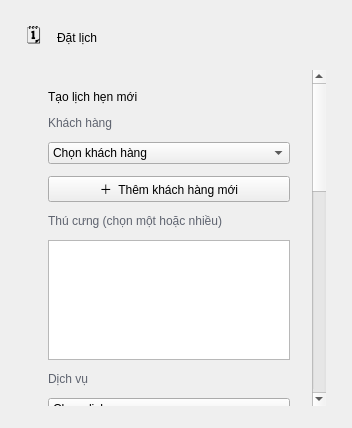
<?xml version="1.0" encoding="UTF-8"?>
<ui version="4.0">
 <class>AppointmentsPage</class>
 <widget class="QWidget" name="AppointmentsPage">
  <property name="styleSheet">
   <string notr="true">QFrame#createCard, QFrame#recentCard{
background: qlineargradient(x1:0, y1:0, x2:1, y2:1, stop:0 #FFFFFF, stop:0.6 #F6FAFF, stop:1 #FFF3F8);
border: 1px solid #D6E2F7;
border-radius: 16px;
}
QTableWidget QComboBox{
border-radius: 8px;
padding: 4px 28px 4px 10px;
min-height: 30px;
}
QTableWidget QComboBox QAbstractItemView{
min-width: 260px;
padding: 4px 0px;
}
QScrollArea{border: 0px; background: transparent;}
QScrollArea > QWidget > QWidget{background: transparent;}</string>
  </property>
  <layout class="QVBoxLayout" name="verticalLayout">
   <property name="leftMargin">
    <number>26</number>
   </property>
   <property name="topMargin">
    <number>22</number>
   </property>
   <property name="rightMargin">
    <number>26</number>
   </property>
   <property name="bottomMargin">
    <number>22</number>
   </property>
   <property name="spacing">
    <number>16</number>
   </property>
   <item>
    <layout class="QHBoxLayout" name="headerLayout">
     <item>
      <widget class="QLabel" name="headerEmoji">
       <property name="text">
        <string>🗓️</string>
       </property>
       <property name="styleSheet">
        <string notr="true">font-size: 18px;</string>
       </property>
      </widget>
     </item>
     <item>
      <widget class="QLabel" name="PageTitle">
       <property name="objectName">
        <string>PageTitle</string>
       </property>
       <property name="text">
        <string>Đặt lịch</string>
       </property>
      </widget>
     </item>
     <item>
      <spacer name="horizontalSpacer">
       <property name="orientation">
        <enum>Qt::Horizontal</enum>
       </property>
       <property name="sizeHint" stdset="0">
        <size>
         <width>40</width>
         <height>20</height>
        </size>
       </property>
      </spacer>
     </item>
    </layout>
   </item>
   <item>
    <widget class="QScrollArea" name="appointmentsScrollArea">
     <property name="sizePolicy">
      <sizepolicy hsizetype="Expanding" vsizetype="Expanding">
       <horstretch>0</horstretch>
       <verstretch>1</verstretch>
      </sizepolicy>
     </property>
     <property name="widgetResizable">
      <bool>true</bool>
     </property>
     <property name="frameShape">
      <enum>QFrame::NoFrame</enum>
     </property>
     <property name="horizontalScrollBarPolicy">
      <enum>Qt::ScrollBarAsNeeded</enum>
     </property>
     <property name="verticalScrollBarPolicy">
      <enum>Qt::ScrollBarAsNeeded</enum>
     </property>
     <widget class="QWidget" name="scrollAreaWidgetContents">
      <layout class="QVBoxLayout" name="scrollVerticalLayout">
       <property name="spacing">
        <number>16</number>
       </property>
       <property name="leftMargin">
        <number>0</number>
       </property>
       <property name="topMargin">
        <number>0</number>
       </property>
       <property name="rightMargin">
        <number>0</number>
       </property>
       <property name="bottomMargin">
        <number>8</number>
       </property>
       <item>
    <widget class="QFrame" name="createCard">
     <property name="objectName">
      <string>createCard</string>
     </property>
     <layout class="QVBoxLayout" name="createLayout">
      <property name="leftMargin">
       <number>22</number>
      </property>
      <property name="topMargin">
       <number>20</number>
      </property>
      <property name="rightMargin">
       <number>22</number>
      </property>
      <property name="bottomMargin">
       <number>20</number>
      </property>
      <property name="spacing">
       <number>12</number>
      </property>
      <item>
       <widget class="QLabel" name="createTitle">
        <property name="text">
         <string>Tạo lịch hẹn mới</string>
        </property>
        <property name="styleSheet">
         <string notr="true">font: 800 10pt "Segoe UI";</string>
        </property>
       </widget>
      </item>
      <item>
       <widget class="QLabel" name="labelCustomer">
        <property name="text">
         <string>Khách hàng</string>
        </property>
        <property name="styleSheet">
         <string notr="true">color: rgba(15,23,42,0.65); font: 700 9pt "Segoe UI";</string>
        </property>
       </widget>
      </item>
      <item>
       <widget class="QComboBox" name="customerCombo">
        <item>
         <property name="text">
          <string>Chọn khách hàng</string>
         </property>
        </item>
       </widget>
      </item>
      <item>
       <widget class="QPushButton" name="addNewCustomerButton">
        <property name="objectName">
         <string>PrimaryButton</string>
        </property>
        <property name="text">
         <string>＋  Thêm khách hàng mới</string>
        </property>
        <property name="toolTip">
         <string>Thêm khách hàng mới kèm thú cưng</string>
        </property>
        <property name="cursor">
         <cursorShape>PointingHandCursor</cursorShape>
        </property>
       </widget>
      </item>
      <item>
       <widget class="QLabel" name="labelPet">
        <property name="text">
         <string>Thú cưng (chọn một hoặc nhiều)</string>
        </property>
        <property name="styleSheet">
         <string notr="true">color: rgba(15,23,42,0.65); font: 700 9pt "Segoe UI";</string>
        </property>
       </widget>
      </item>
      <item>
       <widget class="QListWidget" name="petListWidget">
        <property name="minimumSize">
         <size>
          <width>0</width>
          <height>120</height>
         </size>
        </property>
        <property name="selectionMode">
         <enum>QAbstractItemView::NoSelection</enum>
        </property>
       </widget>
      </item>
      <item>
       <widget class="QLabel" name="labelService">
        <property name="text">
         <string>Dịch vụ</string>
        </property>
        <property name="styleSheet">
         <string notr="true">color: rgba(15,23,42,0.65); font: 700 9pt "Segoe UI";</string>
        </property>
       </widget>
      </item>
      <item>
       <widget class="QComboBox" name="serviceCombo">
        <item>
         <property name="text">
          <string>Chọn dịch vụ</string>
         </property>
        </item>
       </widget>
      </item>
      <item>
       <widget class="QLabel" name="labelTime">
        <property name="text">
         <string>Thời gian</string>
        </property>
        <property name="styleSheet">
         <string notr="true">color: rgba(15,23,42,0.65); font: 700 9pt "Segoe UI";</string>
        </property>
       </widget>
      </item>
      <item>
       <widget class="QDateTimeEdit" name="timeEdit">
        <property name="calendarPopup">
         <bool>true</bool>
        </property>
        <property name="displayFormat">
         <string>dd/MM/yyyy HH:mm</string>
        </property>
       </widget>
      </item>
      <item>
       <widget class="QPushButton" name="confirmButton">
        <property name="objectName">
         <string>PrimaryButton</string>
        </property>
        <property name="text">
         <string>Xác nhận đặt lịch</string>
        </property>
        <property name="cursor">
         <cursorShape>PointingHandCursor</cursorShape>
        </property>
       </widget>
      </item>
     </layout>
    </widget>
       </item>
       <item>
    <widget class="QFrame" name="recentCard">
     <property name="objectName">
      <string>recentCard</string>
     </property>
     <layout class="QVBoxLayout" name="recentLayout">
      <property name="leftMargin">
       <number>22</number>
      </property>
      <property name="topMargin">
       <number>20</number>
      </property>
      <property name="rightMargin">
       <number>22</number>
      </property>
      <property name="bottomMargin">
       <number>20</number>
      </property>
      <item>
       <widget class="QLabel" name="recentTitle">
        <property name="text">
         <string>Danh sách lịch hẹn</string>
        </property>
        <property name="styleSheet">
         <string notr="true">font: 800 10pt "Segoe UI";</string>
        </property>
       </widget>
      </item>
      <item>
       <widget class="QTableWidget" name="appointmentsTable">
        <property name="columnCount">
         <number>6</number>
        </property>
        <property name="minimumSize">
         <size>
          <width>0</width>
          <height>220</height>
         </size>
        </property>
        <attribute name="horizontalHeaderDefaultSectionSize">
         <number>120</number>
        </attribute>
        <column>
         <property name="text">
          <string>Thời gian</string>
         </property>
        </column>
        <column>
         <property name="text">
          <string>Khách hàng</string>
         </property>
        </column>
        <column>
         <property name="text">
          <string>Thú cưng</string>
         </property>
        </column>
        <column>
         <property name="text">
          <string>Dịch vụ</string>
         </property>
        </column>
        <column>
         <property name="text">
          <string>Trạng thái</string>
         </property>
        </column>
        <column>
         <property name="text">
          <string>Kết quả DV</string>
         </property>
        </column>
       </widget>
      </item>
      <item>
       <widget class="QLabel" name="detailTitle">
        <property name="text">
         <string>Chi tiết lịch hẹn</string>
        </property>
        <property name="styleSheet">
         <string notr="true">font: 800 10pt "Segoe UI"; margin-top: 8px;</string>
        </property>
       </widget>
      </item>
      <item>
       <widget class="QPlainTextEdit" name="appointmentDetailEdit">
        <property name="readOnly">
         <bool>true</bool>
        </property>
        <property name="minimumSize">
         <size>
          <width>0</width>
          <height>160</height>
         </size>
        </property>
        <property name="placeholderText">
         <string>Chọn một dòng trong danh sách lịch hẹn để xem đầy đủ thông tin.</string>
        </property>
       </widget>
      </item>
     </layout>
    </widget>
       </item>
      </layout>
     </widget>
    </widget>
   </item>
  </layout>
 </widget>
 <resources/>
 <connections/>
</ui>
